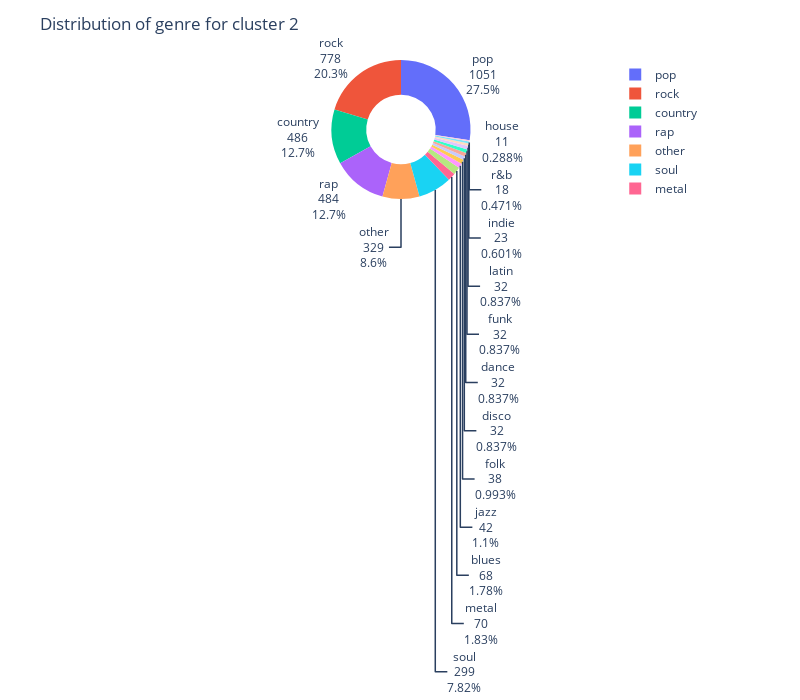

Here is the notebook cell this chart was saved with:
### Code cell
plt.figure(figsize=(12,8))
fig0 = px.pie(c1234_df, values="c2", names=c1234_df.index,hole=0.5,width =800,height=700)
fig0.update_layout(title_text="Distribution of genre for cluster 2")
fig0.update_traces(textinfo='value+label+percent')
fig0.show()

### Figure 1 — Plotly figure (JSON) as saved in the notebook; plotly's stock layout.template omitted (floating-point values rounded to 4 significant figures)
{"data": [{"domain": {"x": [0, 1], "y": [0, 1]}, "hole": 0.5, "hovertemplate": "maingenere=%{label}<br>c2=%{value}<extra></extra>", "labels": ["pop", "rock", "other", "soul", "rap", "country", "disco", "dance", "jazz", "funk", "blues", "folk", "metal", "house", "r&b", "latin", "indie"], "legendgroup": "", "name": "", "showlegend": true, "textinfo": "value+label+percent", "type": "pie", "values": [1051, 778, 329, 299, 484, 486, 32, 32, 42, 32, 68, 38, 70, 11, 18, 32, 23]}], "layout": {"height": 700, "legend": {"tracegroupgap": 0}, "margin": {"t": 60}, "title": {"text": "Distribution of genre for cluster 2"}, "width": 800}}
